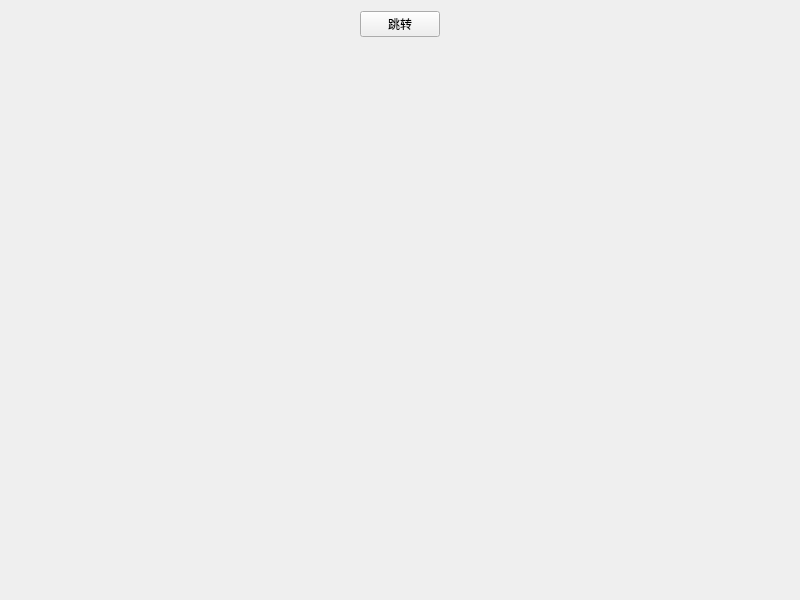
<?xml version="1.0" encoding="UTF-8"?>
<ui version="4.0">
 <class>Widget</class>
 <widget class="QWidget" name="Widget">
  <property name="geometry">
   <rect>
    <x>0</x>
    <y>0</y>
    <width>800</width>
    <height>600</height>
   </rect>
  </property>
  <property name="windowTitle">
   <string>Widget</string>
  </property>
  <layout class="QHBoxLayout" name="horizontalLayout_2">
   <item>
    <layout class="QVBoxLayout" name="verticalLayout">
     <item>
      <layout class="QHBoxLayout" name="horizontalLayout">
       <item>
        <spacer name="horizontalSpacer">
         <property name="orientation">
          <enum>Qt::Horizontal</enum>
         </property>
         <property name="sizeHint" stdset="0">
          <size>
           <width>40</width>
           <height>20</height>
          </size>
         </property>
        </spacer>
       </item>
       <item>
        <widget class="QPushButton" name="pushButton">
         <property name="text">
          <string>跳转</string>
         </property>
        </widget>
       </item>
       <item>
        <spacer name="horizontalSpacer_2">
         <property name="orientation">
          <enum>Qt::Horizontal</enum>
         </property>
         <property name="sizeHint" stdset="0">
          <size>
           <width>40</width>
           <height>20</height>
          </size>
         </property>
        </spacer>
       </item>
      </layout>
     </item>
     <item>
      <spacer name="verticalSpacer">
       <property name="orientation">
        <enum>Qt::Vertical</enum>
       </property>
       <property name="sizeHint" stdset="0">
        <size>
         <width>20</width>
         <height>40</height>
        </size>
       </property>
      </spacer>
     </item>
    </layout>
   </item>
  </layout>
 </widget>
 <resources/>
 <connections/>
</ui>
